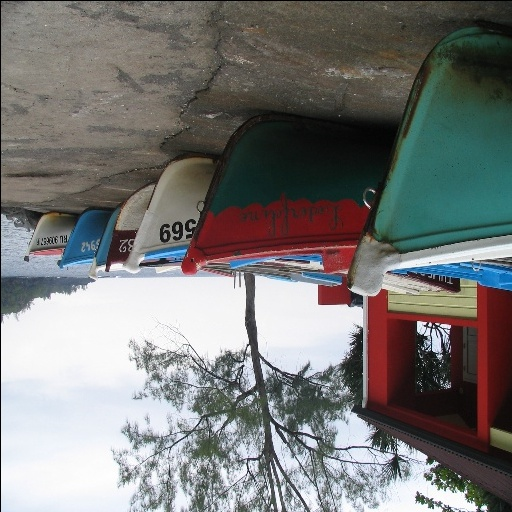
#> input picture main_dataset/training_data/orig/resized_1002.jpg, 512 x 512 px; its folder holds only this picture in this run
$ python batch.py
#> lines starting #> are read from the running program, lines starting #| are printed output that depends on the picture
import cv2, glob

images=glob.glob("*.jpg")
n1 = 501
n2 = 1001
n3 = 1501

angle90 = 90
angle180 = 180
angle270 = 270

center = (256,256)

scale = 1.0
for image in images:

	img=cv2.imread(image,1)
#> img is the input picture: shape (512, 512, 3); mean B, G, R 119.5, 121, 120.8
	# re=cv2.resize(img,(512,512))

	# cv2.imshow("Checking",re)
	M = cv2.getRotationMatrix2D(center,angle90,scale)
	rotated90 = cv2.warpAffine(img,M,(512,512))
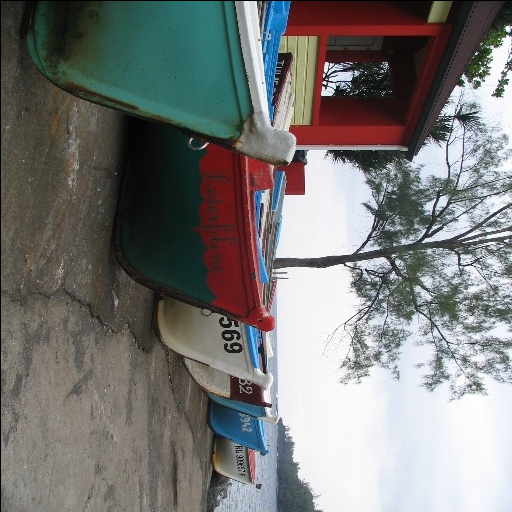
#> rotated90: shape (512, 512, 3); mean B, G, R 119.5, 121, 120.8
	M = cv2.getRotationMatrix2D(center,angle180,scale)
	rotated180 = cv2.warpAffine(img,M,(512,512))
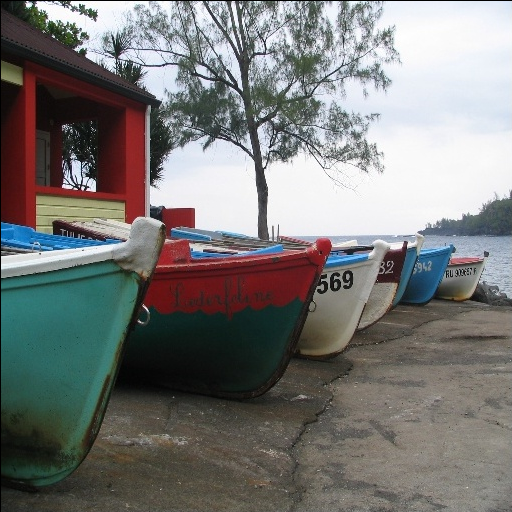
#> rotated180: shape (512, 512, 3); mean B, G, R 119.5, 121, 120.8
	M = cv2.getRotationMatrix2D(center,angle270,scale)
	rotated270 = cv2.warpAffine(img,M,(512,512))
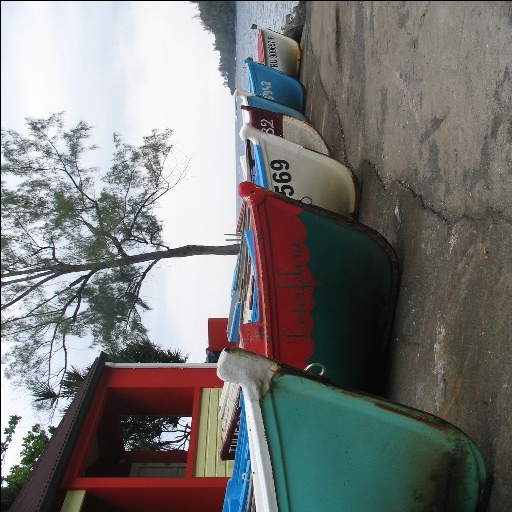
#> rotated270: shape (512, 512, 3); mean B, G, R 119.5, 121, 120.8

	# cv2.waitKey(0)
	# cv2.destroyAllWindows()

	string1=str(n1)
	string2=str(n2)
	string3=str(n3)
	cv2.imwrite("resized_"+string1+".jpg",rotated90)
	cv2.imwrite("resized_"+string2+".jpg",rotated180)
	cv2.imwrite("resized_"+string3+".jpg",rotated270)
	n1=n1+1
	n2=n2+1
	n3=n3+1

$ run again, on main_dataset/training_data/orig/resized_1092.jpg
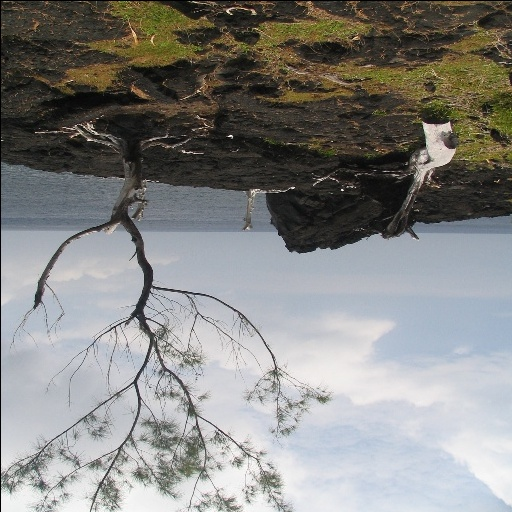
#> input picture main_dataset/training_data/orig/resized_1092.jpg, 512 x 512 px
#> img is the input picture: shape (512, 512, 3); mean B, G, R 131.4, 133.8, 133.8
#> `rotated180 = cv2.warpAffine(img,M,(512,512))`:
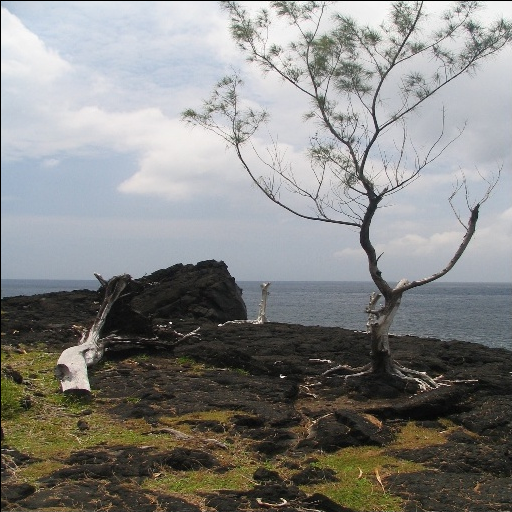
#> rotated180: shape (512, 512, 3); mean B, G, R 131.4, 133.8, 133.8
#> `rotated270 = cv2.warpAffine(img,M,(512,512))`:
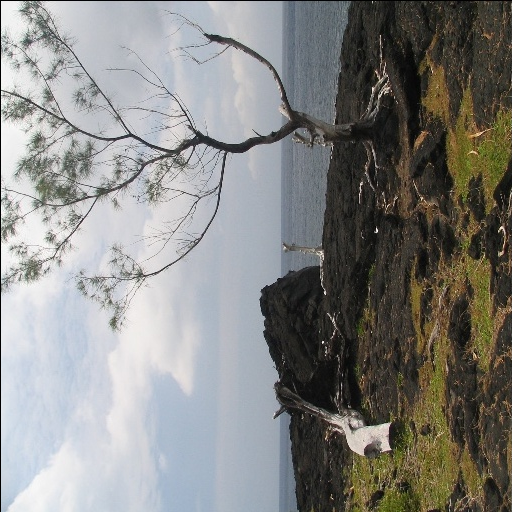
#> rotated270: shape (512, 512, 3); mean B, G, R 131.4, 133.8, 133.8

$ run again, on main_dataset/training_data/orig/resized_1117.jpg
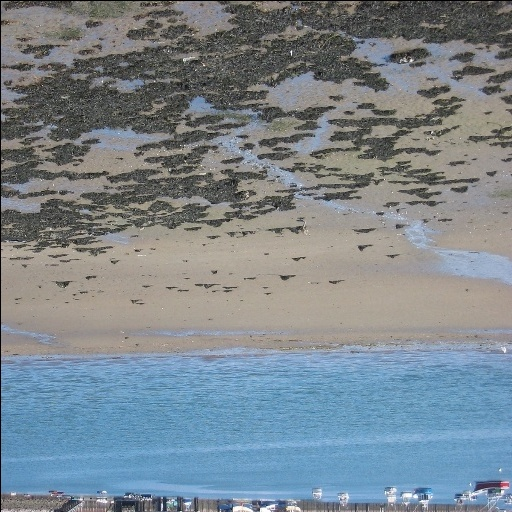
#> input picture main_dataset/training_data/orig/resized_1117.jpg, 512 x 512 px
#> img is the input picture: shape (512, 512, 3); mean B, G, R 141.5, 134.1, 123.1
#> `rotated180 = cv2.warpAffine(img,M,(512,512))`:
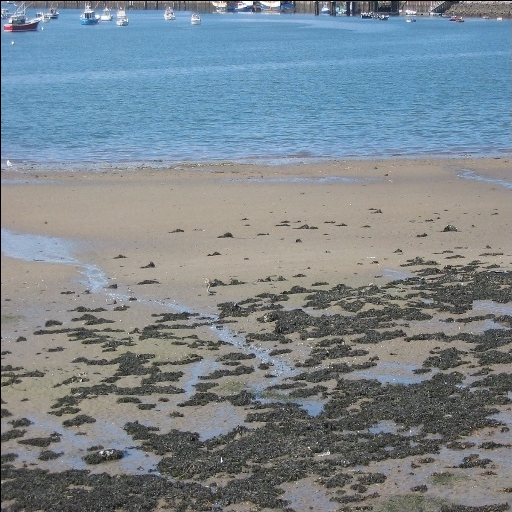
#> rotated180: shape (512, 512, 3); mean B, G, R 141.4, 134.1, 123.1
#> `rotated270 = cv2.warpAffine(img,M,(512,512))`:
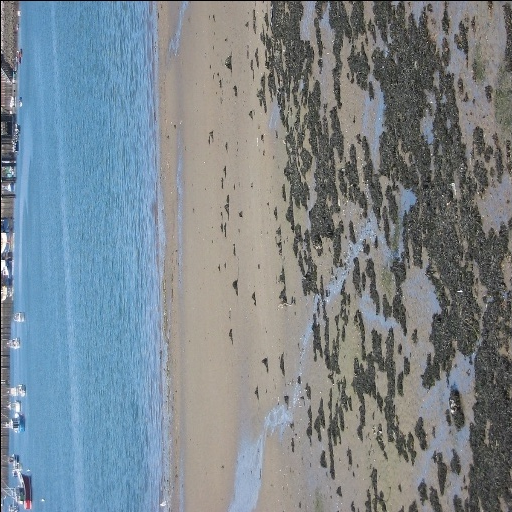
#> rotated270: shape (512, 512, 3); mean B, G, R 141.5, 134.1, 123.1

$ run again, on main_dataset/training_data/orig/resized_1127.jpg
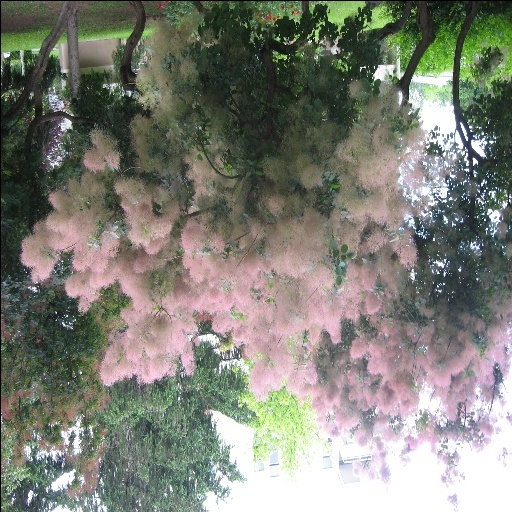
#> input picture main_dataset/training_data/orig/resized_1127.jpg, 512 x 512 px
#> img is the input picture: shape (512, 512, 3); mean B, G, R 118.6, 128.4, 127.3
#> `rotated180 = cv2.warpAffine(img,M,(512,512))`:
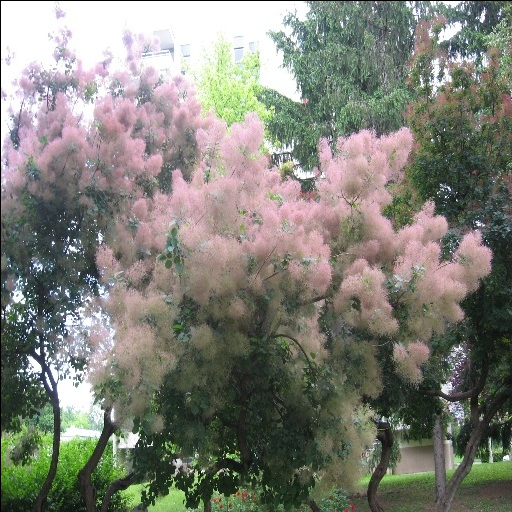
#> rotated180: shape (512, 512, 3); mean B, G, R 118.6, 128.4, 127.3
#> `rotated270 = cv2.warpAffine(img,M,(512,512))`:
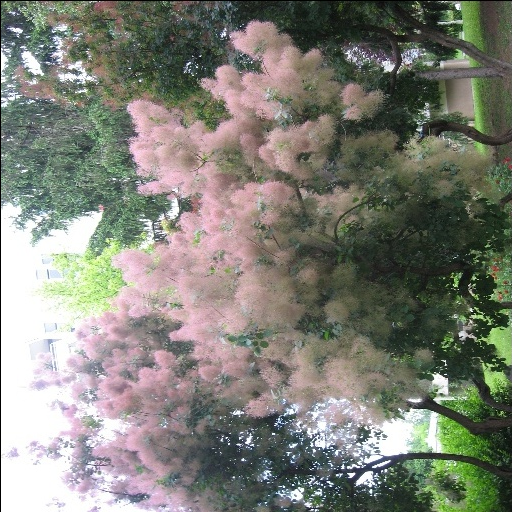
#> rotated270: shape (512, 512, 3); mean B, G, R 118.6, 128.4, 127.3

$ run again, on main_dataset/training_data/orig/resized_1018.jpg
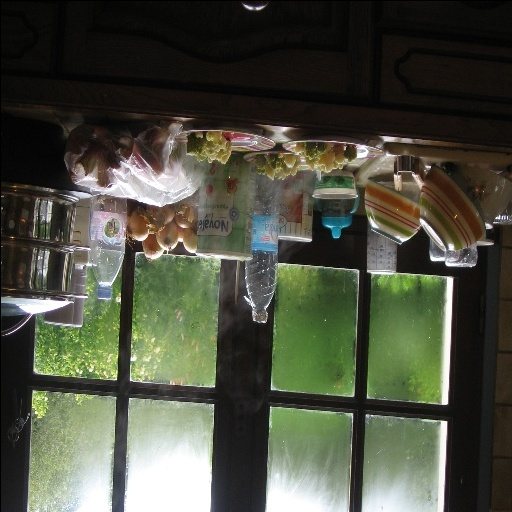
#> input picture main_dataset/training_data/orig/resized_1018.jpg, 512 x 512 px
#> img is the input picture: shape (512, 512, 3); mean B, G, R 63.8, 78.4, 75.4
#> `rotated180 = cv2.warpAffine(img,M,(512,512))`:
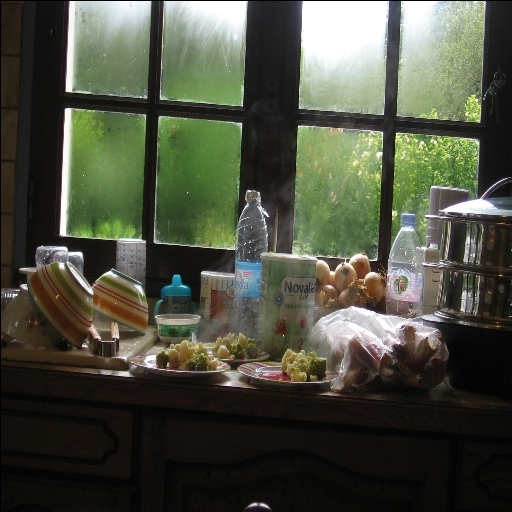
#> rotated180: shape (512, 512, 3); mean B, G, R 63.8, 78.4, 75.4
#> `rotated270 = cv2.warpAffine(img,M,(512,512))`:
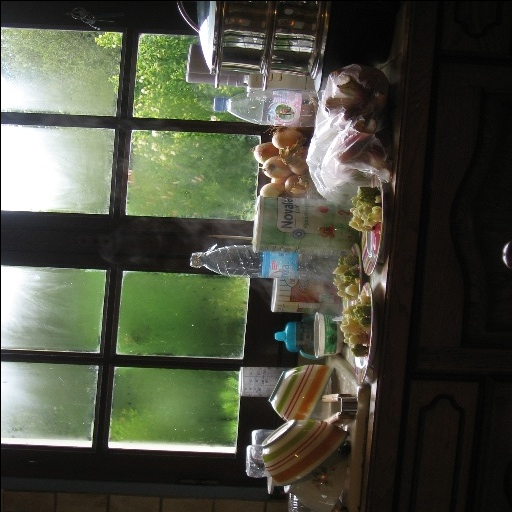
#> rotated270: shape (512, 512, 3); mean B, G, R 63.8, 78.4, 75.4
